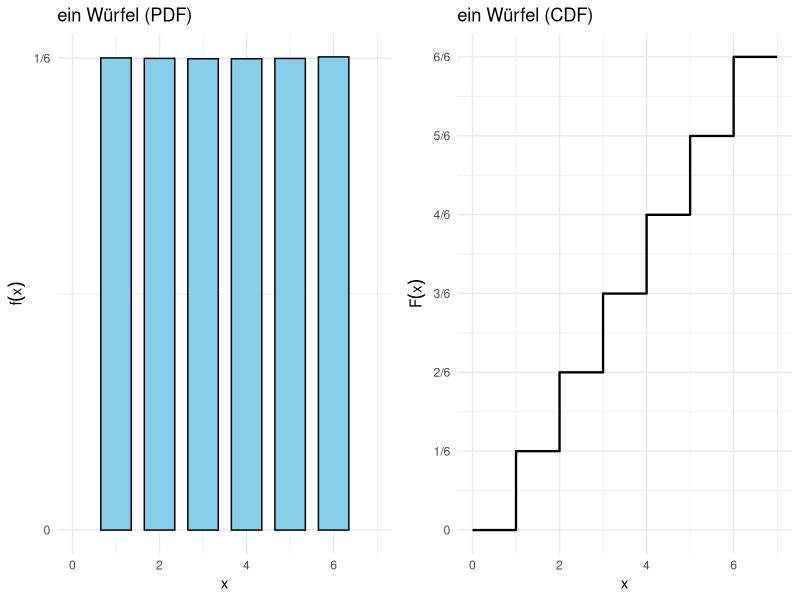
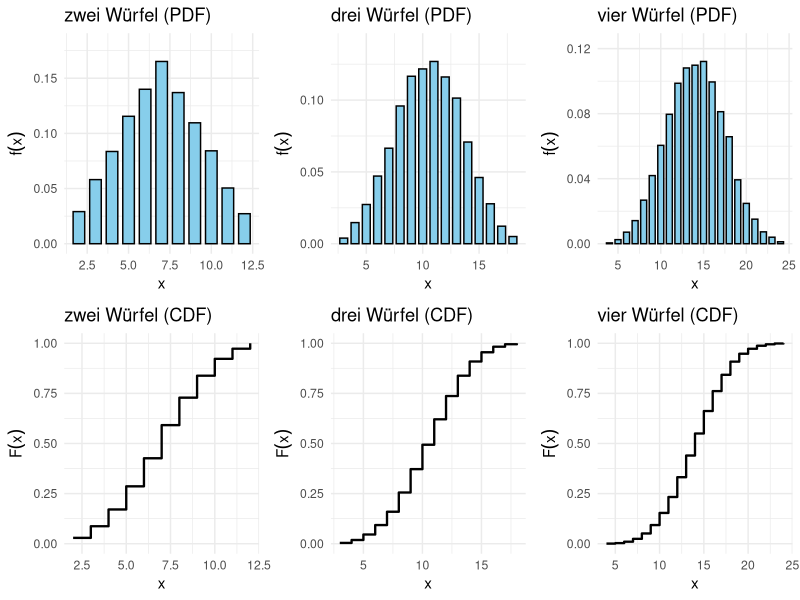
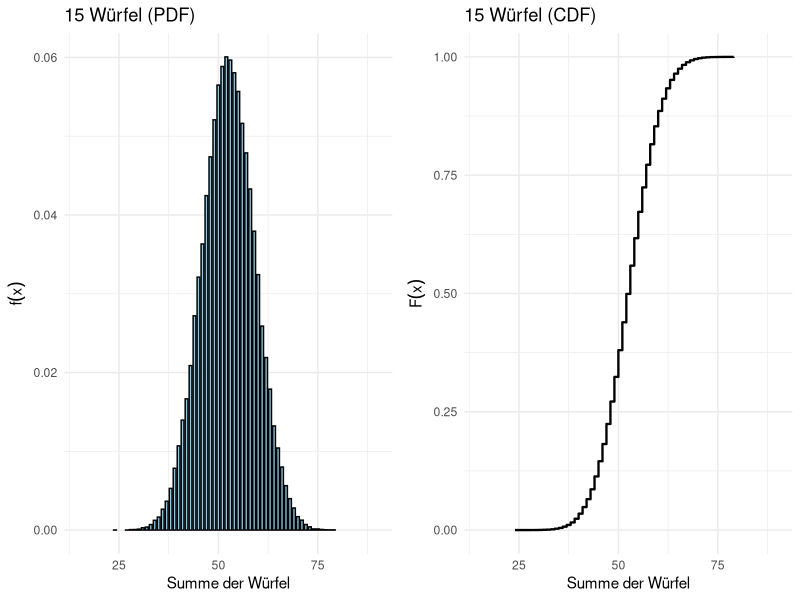
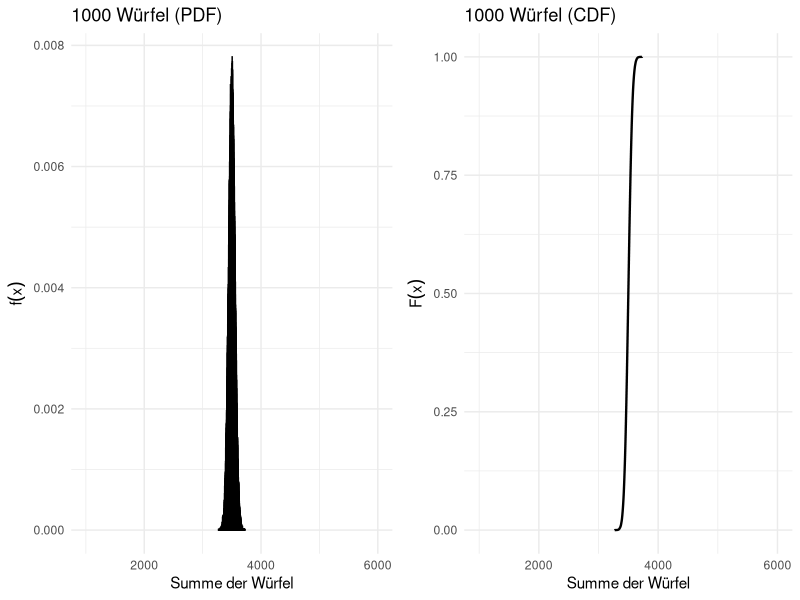
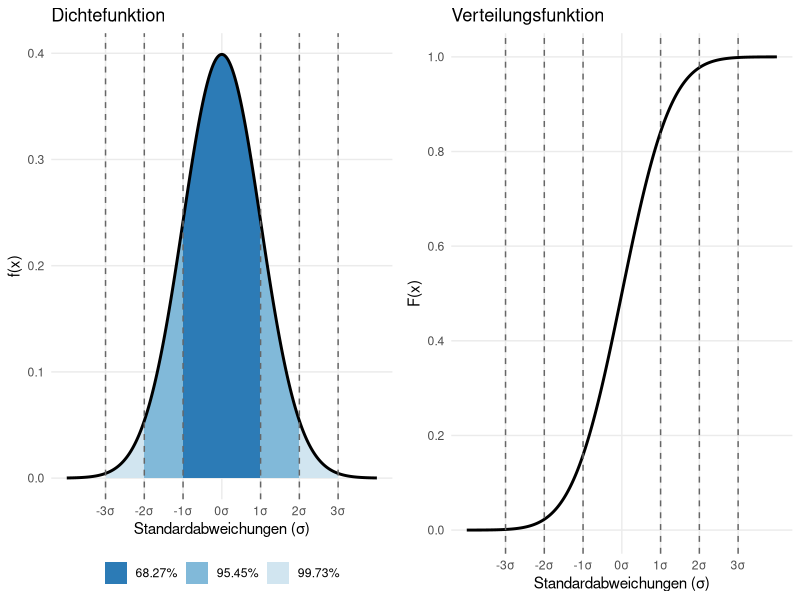

Write R code to recreate these figures, in order.
## ---- chunk 1
#| label: setup
#| echo: false
list.of.packages <- c("ggplot2", "dplyr", "gridExtra")
new.packages <- list.of.packages[!(list.of.packages %in% installed.packages()[,"Package"])]
if(length(new.packages)) install.packages(new.packages)
## ---- chunk 2
#| label: fig-single-dice
#| fig-cap: "Diskrete Wahrscheinlichkeits- und Verteilungsfunktionen für einen Würfel (Berechnet mit 1'000'000 Simulationen)"
#| code-fold: true
#| warning: false

library(ggplot2)
library(dplyr)
library(gridExtra)

# Funktion zum Berechnen der Wahrscheinlichkeits- und Verteilungsfunktionen
simulate_dice <- function(n_dice) {
  rolls <- replicate(1000000, sum(sample(1:6, n_dice, replace = TRUE)))  # Simulation von n_dice Würfeln
  df <- as.data.frame(table(rolls) / length(rolls)) %>%
    rename(x = rolls, probability = Freq) %>%
    mutate(x = as.numeric(as.character(x))) %>%
    arrange(x) %>%
    mutate(cumulative_probability = cumsum(probability))

  # Zusätzliche Punkte für 0 und 1
  df <- rbind(data.frame(x = 0, probability = 0, cumulative_probability = 0),
              df,
              data.frame(x = max(df$x) + 1, probability = 0, cumulative_probability = 1))
  return(df)
}

# Daten für 1 Würfel
df_1dice <- simulate_dice(1)

# Plot für die Wahrscheinlichkeitsfunktion (PDF) von 1 Würfel
plot_pdf_1 <- ggplot(df_1dice, aes(x = x, y = probability)) +
  geom_bar(stat = "identity", fill = "skyblue", color = "black", width = 0.7) +
  labs(title = "ein Würfel (PDF)", x = "x", y = expression(f(x))) +
  theme_minimal() +
  ylim(0, max(df_1dice$probability, na.rm = TRUE) * 1.1) +
  xlim(0, 7) +
  scale_y_continuous(breaks = seq(0, 1/6, by = 1/6),
                    labels = c("0", "1/6"))

# Plot für die kumulative Verteilungsfunktion (CDF) von 1 Würfel
plot_cdf_1 <- ggplot(df_1dice, aes(x = x, y = cumulative_probability)) +
  geom_step(linewidth = 0.8, color = "black") +
  labs(title = "ein Würfel (CDF)", x = "x", y = expression(F(x))) +
  theme_minimal() +
  ylim(0, 1) +
  xlim(0, 7) +
  scale_y_continuous(breaks = seq(0, 1, by = 1/6),
                    labels = c("0", "1/6", "2/6", "3/6", "4/6", "5/6", "6/6"))

# Anordnung der beiden Plots in einem 2x1-Layout
grid.arrange(plot_pdf_1, plot_cdf_1, ncol = 2)
## ---- chunk 3
#| label: fig-multiple-dice
#| fig-cap: "Diskrete Wahrscheinlichkeits- und Verteilungsfunktionen für 2, 3 und 4 Würfel (Berechnet mit 100'000 Simulationen)"
#| code-fold: true
#| warning: false
library(ggplot2)
library(dplyr)
library(gridExtra)

# Funktion zum Berechnen der Wahrscheinlichkeits- und Verteilungsfunktionen
simulate_dice <- function(n_dice) {
  rolls <- replicate(10000, sum(sample(1:6, n_dice, replace = TRUE)))  # Simulation von n_dice Würfeln
  df <- as.data.frame(table(rolls) / length(rolls)) %>%
    rename(x = rolls, probability = Freq) %>%
    mutate(x = as.numeric(as.character(x))) %>%
    arrange(x) %>%
    mutate(cumulative_probability = cumsum(probability))
  return(df)
}

# Daten für 2, 3 und 4 Würfel
df_2dice <- simulate_dice(2)
df_3dice <- simulate_dice(3)
df_4dice <- simulate_dice(4)

# Plots für die PDF und CDF von 2 Würfeln
plot_pdf_2 <- ggplot(df_2dice, aes(x = x, y = probability)) +
  geom_bar(stat = "identity", fill = "skyblue", color = "black", width = 0.7) +
  labs(title = "zwei Würfel (PDF)", x = "x", y = expression(f(x))) +
  theme_minimal() +
  ylim(0, max(df_2dice$probability, na.rm = TRUE) * 1.1)

plot_cdf_2 <- ggplot(df_2dice, aes(x = x, y = cumulative_probability)) +
  geom_step(linewidth = 0.8, color = "black") +
  labs(title = "zwei Würfel (CDF)", x = "x", y = expression(F(x))) +
  theme_minimal() +
  ylim(0, 1)

# Plots für die PDF und CDF von 3 Würfeln
plot_pdf_3 <- ggplot(df_3dice, aes(x = x, y = probability)) +
  geom_bar(stat = "identity", fill = "skyblue", color = "black", width = 0.7) +
  labs(title = "drei Würfel (PDF)", x = "x", y = expression(f(x))) +
  theme_minimal() +
  ylim(0, max(df_3dice$probability, na.rm = TRUE) * 1.1)

plot_cdf_3 <- ggplot(df_3dice, aes(x = x, y = cumulative_probability)) +
  geom_step(linewidth = 0.8, color = "black") +
  labs(title = "drei Würfel (CDF)", x = "x", y = expression(F(x))) +
  theme_minimal() +
  ylim(0, 1)

# Plots für die PDF und CDF von 4 Würfeln
plot_pdf_4 <- ggplot(df_4dice, aes(x = x, y = probability)) +
  geom_bar(stat = "identity", fill = "skyblue", color = "black", width = 0.7) +
  labs(title = "vier Würfel (PDF)", x = "x", y = expression(f(x))) +
  theme_minimal() +
  ylim(0, max(df_4dice$probability, na.rm = TRUE) * 1.1)

plot_cdf_4 <- ggplot(df_4dice, aes(x = x, y = cumulative_probability)) +
  geom_step(linewidth = 0.8, color = "black") +
  labs(title = "vier Würfel (CDF)", x = "x", y = expression(F(x))) +
  theme_minimal() +
  ylim(0, 1)

# Anordnung der Plots in einem 3x2-Layout
grid.arrange(plot_pdf_2, plot_pdf_3, plot_pdf_4, plot_cdf_2, plot_cdf_3, plot_cdf_4, ncol = 3, nrow = 2)
## ---- chunk 4
#| label: fig-15-dice
#| fig-cap: "Diskrete Wahrscheinlichkeits- und Verteilungsfunktionen für 15 Würfel (Berechnet mit 100'000 Simulationen)"
#| code-fold: true
#| warning: false

# Lade benötigte Pakete
library(ggplot2)
library(dplyr)
library(gridExtra)

# Parameter definieren
n_dice <- 15       # Anzahl Würfel
n_simulations <- 100000  # Anzahl Simulationen

# Dynamische xlim basierend auf minimaler/maximaler Würfelsumme
x_min <- n_dice * 1      # Minimale Summe (alle Würfel = 1)
x_max <- n_dice * 6      # Maximale Summe (alle Würfel = 6)

# Funktion zur Simulation der Würfelsummen und Berechnung der Wahrscheinlichkeiten
simulate_dice <- function(n_dice, n_simulations) {
  
  # Simulation: Summe von n_dice Würfeln pro Durchlauf
  rolls <- replicate(n_simulations, sum(sample(1:6, n_dice, replace = TRUE)))
  
  # Häufigkeitstabelle mit Wahrscheinlichkeiten und kumulativen Wahrscheinlichkeiten
  df <- as.data.frame(table(rolls)) %>%
    rename(x = rolls, probability = Freq) %>%
    mutate(
      x = as.numeric(as.character(x)),         # x als numerisch
      probability = probability / sum(probability),   # Wahrscheinlichkeiten normieren
      cumulative_probability = cumsum(probability)     # Kumulative Verteilungsfunktion
    ) %>%
    arrange(x)
  
  return(df)
}

# Simulation durchführen
df_results <- simulate_dice(n_dice, n_simulations)

# Wahrscheinlichkeitsfunktion (PDF) plotten
plot_pdf <- ggplot(df_results, aes(x = x, y = probability)) +
  geom_bar(stat = "identity", fill = "skyblue", color = "black", width = 0.7) +
  labs(
    title = paste(n_dice, "Würfel (PDF)"),
    x = "Summe der Würfel",
    y = expression(f(x))
  ) +
  theme_minimal() +
  # x-Achse dynamisch setzen
  xlim(c(x_min, x_max))

# Kumulative Verteilungsfunktion (CDF) plotten
plot_cdf <- ggplot(df_results, aes(x = x, y = cumulative_probability)) +
  geom_step(linewidth = 0.8, color = "black") +
  labs(
    title = paste(n_dice, "Würfel (CDF)"),
    x = "Summe der Würfel",
    y = expression(F(x))
  ) +
  theme_minimal() +
  ylim(0, 1) +
  # x-Achse dynamisch setzen
  xlim(c(x_min, x_max))

# Beide Plots nebeneinander ausgeben
grid.arrange(plot_pdf, plot_cdf, ncol = 2)
## ---- chunk 5
#| label: fig-thousand-dice
#| fig-cap: "Diskrete Wahrscheinlichkeits- und Verteilungsfunktionen für 1000 Würfel (Berechnet mit 100'000 Simulationen)"
#| code-fold: true
#| warning: false

# Lade benötigte Pakete
library(ggplot2)
library(dplyr)
library(gridExtra)

# Parameter definieren
n_dice <- 1000       # Anzahl Würfel
n_simulations <- 100000  # Anzahl Simulationen

# Dynamische xlim basierend auf minimaler/maximaler Würfelsumme
x_min <- n_dice * 1      # Minimale Summe (alle Würfel = 1)
x_max <- n_dice * 6      # Maximale Summe (alle Würfel = 6)

# Funktion zur Simulation der Würfelsummen und Berechnung der Wahrscheinlichkeiten
simulate_dice <- function(n_dice, n_simulations) {
  
  # Simulation: Summe von n_dice Würfeln pro Durchlauf
  rolls <- replicate(n_simulations, sum(sample(1:6, n_dice, replace = TRUE)))
  
  # Häufigkeitstabelle mit Wahrscheinlichkeiten und kumulativen Wahrscheinlichkeiten
  df <- as.data.frame(table(rolls)) %>%
    rename(x = rolls, probability = Freq) %>%
    mutate(
      x = as.numeric(as.character(x)),         # x als numerisch
      probability = probability / sum(probability),   # Wahrscheinlichkeiten normieren
      cumulative_probability = cumsum(probability)     # Kumulative Verteilungsfunktion
    ) %>%
    arrange(x)
  
  return(df)
}

# Simulation durchführen
df_results <- simulate_dice(n_dice, n_simulations)

# Wahrscheinlichkeitsfunktion (PDF) plotten
plot_pdf <- ggplot(df_results, aes(x = x, y = probability)) +
  geom_bar(stat = "identity", fill = "skyblue", color = "black", width = 0.7) +
  labs(
    title = paste(n_dice, "Würfel (PDF)"),
    x = "Summe der Würfel",
    y = expression(f(x))
  ) +
  theme_minimal() +
  # x-Achse dynamisch setzen
  xlim(c(x_min, x_max))

# Kumulative Verteilungsfunktion (CDF) plotten
plot_cdf <- ggplot(df_results, aes(x = x, y = cumulative_probability)) +
  geom_step(linewidth = 0.8, color = "black") +
  labs(
    title = paste(n_dice, "Würfel (CDF)"),
    x = "Summe der Würfel",
    y = expression(F(x))
  ) +
  theme_minimal() +
  ylim(0, 1) +
  # x-Achse dynamisch setzen
  xlim(c(x_min, x_max))

# Beide Plots nebeneinander ausgeben
grid.arrange(plot_pdf, plot_cdf, ncol = 2)
## ---- chunk 6
#| label: fig-normal-distribution
#| fig-cap: "Links: Wahrscheinlichkeitsdichte (PDF), Rechts: Verteilungsfunktion (CDF) der Normalverteilung"
#| code-fold: true
#| warning: false
#| fig-height: 5
library(ggplot2)
library(gridExtra)

# Erzeugung der Normalverteilung
x <- seq(-4, 4, length.out = 1000)
y_pdf <- dnorm(x, mean = 0, sd = 1)
y_cdf <- pnorm(x, mean = 0, sd = 1)

# Datensätze erstellen
df_pdf <- data.frame(x = x, y = y_pdf)
df_cdf <- data.frame(x = x, y = y_cdf)

# PDF Plot
plot_pdf <- ggplot(df_pdf, aes(x = x, y = y)) +
  geom_ribbon(data = subset(df_pdf, x >= -3 & x <= 3),
             aes(ymin = 0, ymax = y, fill = "99.73%")) +
  geom_ribbon(data = subset(df_pdf, x >= -2 & x <= 2),
             aes(ymin = 0, ymax = y, fill = "95.45%")) +
  geom_ribbon(data = subset(df_pdf, x >= -1 & x <= 1),
             aes(ymin = 0, ymax = y, fill = "68.27%")) +
  geom_line(linewidth = 1) +
  geom_vline(xintercept = c(-3, -2, -1, 1, 2, 3), 
            linetype = "dashed", color = "gray40") +
  labs(x = "Standardabweichungen (σ)", 
       y = "f(x)",
       title = "Dichtefunktion") +
  scale_x_continuous(breaks = -3:3,
                    labels = paste0(c("-3", "-2", "-1", "0", "1", "2", "3"), "σ")) +
  scale_fill_manual(values = c(
    "68.27%" = "#2C7BB6",
    "95.45%" = "#81B9D9",
    "99.73%" = "#D1E5F0"
  )) +
  theme_minimal() +
  theme(
    panel.grid.minor = element_blank(),
    legend.position = "bottom",
    legend.title = element_blank()
  )

# CDF Plot
plot_cdf <- ggplot(df_cdf, aes(x = x, y = y)) +
  geom_line(linewidth = 1) +
  geom_vline(xintercept = c(-3, -2, -1, 1, 2, 3), 
            linetype = "dashed", color = "gray40") +
  labs(x = "Standardabweichungen (σ)", 
       y = "F(x)",
       title = "Verteilungsfunktion") +
  scale_x_continuous(breaks = -3:3,
                    labels = paste0(c("-3", "-2", "-1", "0", "1", "2", "3"), "σ")) +
  scale_y_continuous(breaks = seq(0, 1, 0.2)) +
  theme_minimal() +
  theme(
    panel.grid.minor = element_blank()
  )

# Plots nebeneinander anordnen
grid.arrange(plot_pdf, plot_cdf, ncol = 2)
